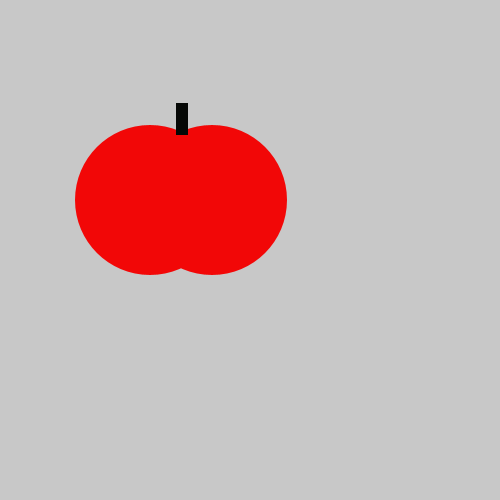
Frame 1 (no input)
Frame 60 (the mouse pressed at the canvas centre just before this capture): identical to frame 1, image omitted
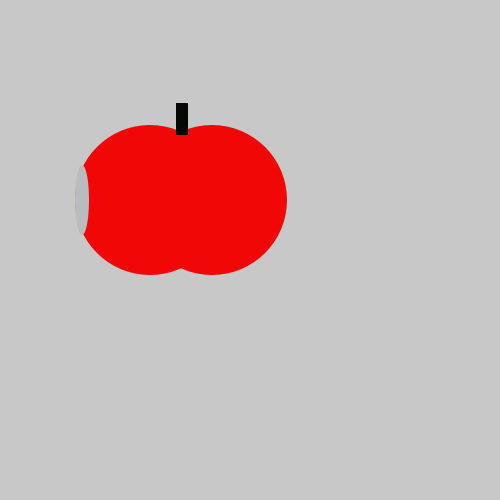
Frame 120 (the mouse held since frame 60 and released just before this capture)

The Processing sketch that drew these frames (run headless with seeded random() and noise(); from frame 60 on, the mouse is pressed at the canvas centre):

// Processing sketch: tasty_tomato
// ── tasty_tomato.pde
void setup() {
    size(500, 500);
}
void draw() {
    fill(#F20707);
    
    background(200, 200, 200);
    noStroke();
    ellipse(150, 200, 150, 150);
    
    ellipse(212, 200, 150, 150);
    fill(#060806);
    rect(176, 103, 12, 32);
    if (mousePressed){
    fill(#B9BBBF);
    ellipse(82, 200, 14, 70);
    }
    
}
